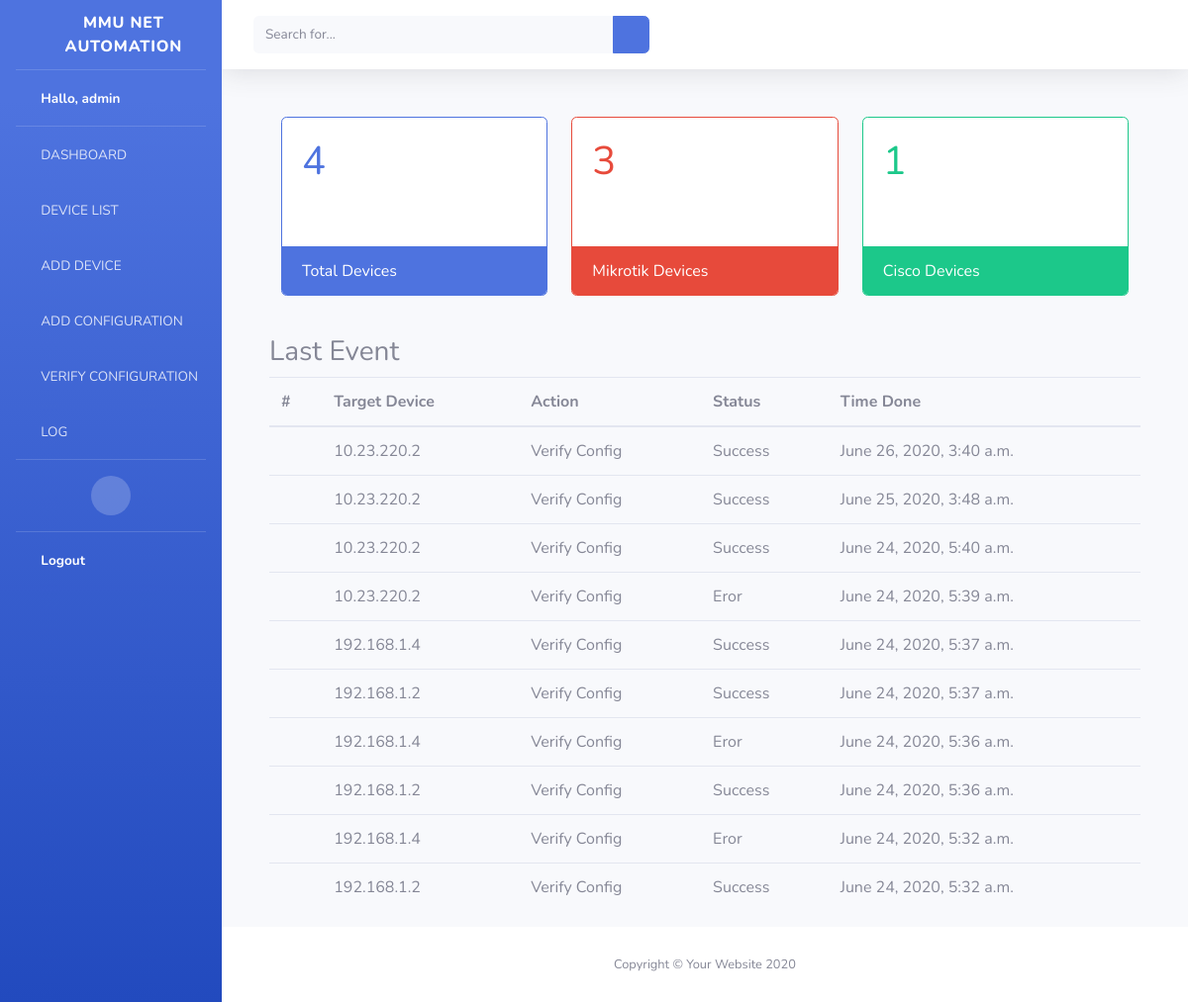
The app's page / (signed in) with its own data.
### network_automation/models.py (models this page shows, shortened)
class Log(models.Model):
    target = models.CharField(max_length=255)
    action = models.CharField(max_length=255)
    status = models.CharField(max_length=255)
    time = models.DateTimeField(null=True)
    messages = models.CharField(max_length=255, blank=True)

### network_automation/views.py (the view)
# urls.py: path('', views.home, name='home'),
@login_required(login_url=settings.LOGIN_URL)
def home(request):
    all_device = Device.objects.all()
    cisco_device = Device.objects.filter(vendor="cisco")
    mikrotik_device = Device.objects.filter(vendor="mikrotik")
    last_event = Log.objects.all().order_by('-id')[:10]
    context = {
        'all_device': len(all_device),
        'cisco_device' : len(cisco_device),
        'mikrotik_device' : len(mikrotik_device),
        'last_event' : last_event
    }
    return render(request, 'home.html', context)

### templates/home.html
{% extends 'base-update.html' %}
{% block content %}
<div class="mt-5 card-deck" style="margin:auto;">
    <div class="card border-primary mb-3" style="max-width: 18rem;">
        <div class="card-body text-primary">
        <h1 class="card-title">{{all_device}}</h1>
        <div class="mr-3 text-right" style="font-size: 20px;">
            <i class="fa fa-list fa-lg"></i>
        </div>
        </div>
        <div class="card-footer bg-primary border-primary text-white">Total Devices</div>
    </div>
    <div class="card border-danger mb-3" style="max-width: 18rem;">
        <div class="card-body text-danger">
        <h1 class="card-title">{{mikrotik_device}}</h1>
        <div class="mr-3 text-right" style="font-size: 20px;">
            <i class="fa fa-list fa-lg"></i>
        </div>
        </div>
        <div class="card-footer bg-danger border-danger text-white">Mikrotik Devices</div>
    </div>
    <div class="card border-success mb-3" style="max-width: 18rem;">
        <div class="card-body text-success">
        <h1 class="card-title">{{cisco_device}}</h1>
        <div class="mr-3 text-right" style="font-size: 20px;">
            <i class="fa fa-list fa-lg"></i>
        </div>
        </div>
        <div class="card-footer bg-success border-success text-white">Cisco Devices</div>
    </div>
</div>
<h3 class="mt-4">Last Event</h3>
<table class="table">
    <thead>
        <tr>
            <th>#</th>
            <th>Target Device</th>
            <th>Action</th>
            <th>Status</th>
            <th>Time Done</th>
        </tr>
    </thead>
    <tbody>
        {% for log in last_event %}
        <tr>
            <td></td>
            <td>{{log.target}}</td>
            <td>{{log.action}}</td>
            <td>{{log.status}}</td>
            <td>{{log.time}}</td>
        </tr>
        {% endfor %}
    </tbody>
</table>
{% endblock content %}

### templates/base-update.html (shortened to what this page needs)
{% load static %}
<!DOCTYPE html>
<html lang="en">
<head>
  <link href="{% static 'vendor/fontawesome-free/css/all.min.css' %}" rel="stylesheet" type="text/css">
  <link href="{% static 'css/sb-admin-2.css' %}" rel="stylesheet">
</head>
<body id="page-top">
  <div id="wrapper">
    <ul class="navbar-nav bg-gradient-primary sidebar sidebar-dark accordion" id="accordionSidebar">
      <a class="sidebar-brand d-flex align-items-center justify-content-center" href="#">
        <div class="sidebar-brand-icon rotate-n-15">
          <i class="fas fa-wrench"></i>
        </div>
        <div class="sidebar-brand-text mx-3">
          MMU NET AUTOMATION
        </div>
      </a>
      <hr class="sidebar-divider my-0">
      <li class="nav-item active">
        <a class="nav-link" href="{% url 'home' %}">
          <i class="fas fa-fw fa-user"></i>
          <span>Hallo, {{user}}</span></a>
      </li>
      <hr class="sidebar-divider my-0">
      <li class="nav-item ">
        <a class="nav-link" href="{% url 'home' %}">
          <i class="fas fa-fw fa-tachometer-alt"></i>
          <span>DASHBOARD</span></a>
      </li>
      <li class="nav-item ">
        <a class="nav-link" href="{% url 'devices' %}">
          <i class="fas fa-fw fa-table"></i>
          <span>DEVICE LIST</span></a>
      </li>
      <li class="nav-item ">
        <a class="nav-link" href="{% url 'tambah_device' %}">
          <i class="fas fa-fw fa-table"></i>
          <span>ADD DEVICE</span></a>
      </li>
      <li class="nav-item ">
        <a class="nav-link" href="{% url 'configure' %}">
          <i class="fas fa-fw fa-wrench"></i>
          <span>ADD CONFIGURATION</span></a>
      </li>
      <li class="nav-item ">
        <a class="nav-link" href="{% url 'verify_config' %}">
          <i class="fas fa-fw fa-wrench"></i>
          <span>VERIFY CONFIGURATION</span></a>
      </li>
      <li class="nav-item ">
        <a class="nav-link" href="{% url 'log' %}">
          <i class="fas fa-fw fa-table"></i>
          <span>LOG</span></a>
      </li>
      <hr class="sidebar-divider d-none d-md-block">
      <div class="text-center d-none d-md-inline">
        <button class="rounded-circle border-0" id="sidebarToggle"></button>
      </div>
      <hr class="sidebar-divider my-0">
      <li class="nav-item active">
        <a class="nav-link" href="{% url 'logout' %}">
          <i class="fas fa-fw fa-sign-out-alt"></i>
          <span>Logout<span></a>
      </li>
    </ul>
    <div id="content-wrapper" class="d-flex flex-column">
      <div id="content">
        <nav class="navbar navbar-expand navbar-light bg-white topbar mb-4 static-top shadow">
          <form class="d-none d-sm-inline-block form-inline mr-auto ml-md-3 my-2 my-md-0 mw-100 navbar-search">
            <div class="input-group">
              <input type="text" class="form-control bg-light border-0 small" placeholder="Search for..." aria-label="Search" aria-describedby="basic-addon2">
              <div class="input-group-append">
                <button class="btn btn-primary" type="button">
                  <i class="fas fa-search fa-sm"></i>
                </button>
              </div>
            </div>
          </form>
        </nav>
        <div class="container-fluid">
          <div class="container">
            {% block content %}
            {% endblock %}
          </div>
      </div>
      <footer class="sticky-footer bg-white">
        <div class="container my-auto">
          <div class="copyright text-center my-auto">
            <span>Copyright &copy; Your Website 2020</span>
          </div>
        </div>
      </footer>
    </div>
  </div>
</body>
</html>

### records on screen
Log: target "10.23.220.2", action "Verify Config", status "Success", time "June 26, 2020, 3:40 a.m."
Log: target "10.23.220.2", action "Verify Config", status "Success", time "June 25, 2020, 3:48 a.m."
Log: target "10.23.220.2", action "Verify Config", status "Success", time "June 24, 2020, 5:40 a.m."
Log: target "10.23.220.2", action "Verify Config", status "Eror", time "June 24, 2020, 5:39 a.m."
Log: target "192.168.1.4", action "Verify Config", status "Success", time "June 24, 2020, 5:37 a.m."
Log: target "192.168.1.2", action "Verify Config", status "Success", time "June 24, 2020, 5:37 a.m."
Log: target "192.168.1.4", action "Verify Config", status "Eror", time "June 24, 2020, 5:36 a.m."
Log: target "192.168.1.2", action "Verify Config", status "Success", time "June 24, 2020, 5:36 a.m."
Log: target "192.168.1.4", action "Verify Config", status "Eror", time "June 24, 2020, 5:32 a.m."
Log: target "192.168.1.2", action "Verify Config", status "Success", time "June 24, 2020, 5:32 a.m."

### other values on screen
{{ user }} "admin"
{{ all_device }} "4"
{{ mikrotik_device }} "3"
{{ cisco_device }} "1"
